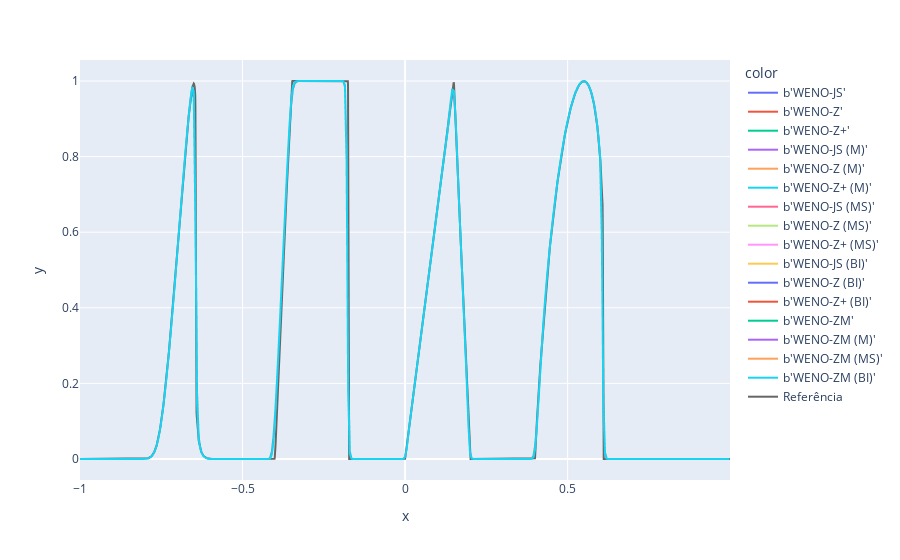

The cell this chart's notebook holds for it:
### Code cell
fig = ply_exp.line(
    data_frame = df    ,
    x          = x     ,
    y          = y     ,
    color      = label
)
fig.add_trace(
    ply_go.Scatter(
        x    = tf.range(-1, 1, Δx_ref, dtype=float_pres)         ,
        y    = f_test(tf.range(-1, 1, Δx_ref, dtype=float_pres)) , # u_ref, 
        mode = "lines"                                           ,
        line = ply_go.scatter.Line(color="#666666")              ,
        name = "Referência"
    )
)
fig.show()

### Figure 1 — Plotly figure (JSON) as saved in the notebook; plotly's stock layout.template omitted (floating-point values rounded to 4 significant figures; data arrays with more than 128 entries replaced by an {"elided": "..."} marker saying what was removed)
{"data": [{"hovertemplate": "color=b'WENO-JS'<br>x=%{x}<br>y=%{y}<extra></extra>", "legendgroup": "b'WENO-JS'", "line": {"color": "#636efa", "dash": "solid"}, "marker": {"symbol": "circle"}, "mode": "lines", "name": "b'WENO-JS'", "showlegend": true, "type": "scattergl", "x": {"elided": "400 float values"}, "xaxis": "x", "y": {"elided": "400 float values"}, "yaxis": "y"}, {"hovertemplate": "color=b'WENO-Z'<br>x=%{x}<br>y=%{y}<extra></extra>", "legendgroup": "b'WENO-Z'", "line": {"color": "#EF553B", "dash": "solid"}, "marker": {"symbol": "circle"}, "mode": "lines", "name": "b'WENO-Z'", "showlegend": true, "type": "scattergl", "x": {"elided": "400 float values"}, "xaxis": "x", "y": {"elided": "400 float values"}, "yaxis": "y"}, {"hovertemplate": "color=b'WENO-Z+'<br>x=%{x}<br>y=%{y}<extra></extra>", "legendgroup": "b'WENO-Z+'", "line": {"color": "#00cc96", "dash": "solid"}, "marker": {"symbol": "circle"}, "mode": "lines", "name": "b'WENO-Z+'", "showlegend": true, "type": "scattergl", "x": {"elided": "400 float values"}, "xaxis": "x", "y": {"elided": "400 float values"}, "yaxis": "y"}, {"hovertemplate": "color=b'WENO-JS (M)'<br>x=%{x}<br>y=%{y}<extra></extra>", "legendgroup": "b'WENO-JS (M)'", "line": {"color": "#ab63fa", "dash": "solid"}, "marker": {"symbol": "circle"}, "mode": "lines", "name": "b'WENO-JS (M)'", "showlegend": true, "type": "scattergl", "x": {"elided": "400 float values"}, "xaxis": "x", "y": {"elided": "400 float values"}, "yaxis": "y"}, {"hovertemplate": "color=b'WENO-Z (M)'<br>x=%{x}<br>y=%{y}<extra></extra>", "legendgroup": "b'WENO-Z (M)'", "line": {"color": "#FFA15A", "dash": "solid"}, "marker": {"symbol": "circle"}, "mode": "lines", "name": "b'WENO-Z (M)'", "showlegend": true, "type": "scattergl", "x": {"elided": "400 float values"}, "xaxis": "x", "y": {"elided": "400 float values"}, "yaxis": "y"}, {"hovertemplate": "color=b'WENO-Z+ (M)'<br>x=%{x}<br>y=%{y}<extra></extra>", "legendgroup": "b'WENO-Z+ (M)'", "line": {"color": "#19d3f3", "dash": "solid"}, "marker": {"symbol": "circle"}, "mode": "lines", "name": "b'WENO-Z+ (M)'", "showlegend": true, "type": "scattergl", "x": {"elided": "400 float values"}, "xaxis": "x", "y": {"elided": "400 float values"}, "yaxis": "y"}, {"hovertemplate": "color=b'WENO-JS (MS)'<br>x=%{x}<br>y=%{y}<extra></extra>", "legendgroup": "b'WENO-JS (MS)'", "line": {"color": "#FF6692", "dash": "solid"}, "marker": {"symbol": "circle"}, "mode": "lines", "name": "b'WENO-JS (MS)'", "showlegend": true, "type": "scattergl", "x": {"elided": "400 float values"}, "xaxis": "x", "y": {"elided": "400 float values"}, "yaxis": "y"}, {"hovertemplate": "color=b'WENO-Z (MS)'<br>x=%{x}<br>y=%{y}<extra></extra>", "legendgroup": "b'WENO-Z (MS)'", "line": {"color": "#B6E880", "dash": "solid"}, "marker": {"symbol": "circle"}, "mode": "lines", "name": "b'WENO-Z (MS)'", "showlegend": true, "type": "scattergl", "x": {"elided": "400 float values"}, "xaxis": "x", "y": {"elided": "400 float values"}, "yaxis": "y"}, {"hovertemplate": "color=b'WENO-Z+ (MS)'<br>x=%{x}<br>y=%{y}<extra></extra>", "legendgroup": "b'WENO-Z+ (MS)'", "line": {"color": "#FF97FF", "dash": "solid"}, "marker": {"symbol": "circle"}, "mode": "lines", "name": "b'WENO-Z+ (MS)'", "showlegend": true, "type": "scattergl", "x": {"elided": "400 float values"}, "xaxis": "x", "y": {"elided": "400 float values"}, "yaxis": "y"}, {"hovertemplate": "color=b'WENO-JS (BI)'<br>x=%{x}<br>y=%{y}<extra></extra>", "legendgroup": "b'WENO-JS (BI)'", "line": {"color": "#FECB52", "dash": "solid"}, "marker": {"symbol": "circle"}, "mode": "lines", "name": "b'WENO-JS (BI)'", "showlegend": true, "type": "scattergl", "x": {"elided": "400 float values"}, "xaxis": "x", "y": {"elided": "400 float values"}, "yaxis": "y"}, {"hovertemplate": "color=b'WENO-Z (BI)'<br>x=%{x}<br>y=%{y}<extra></extra>", "legendgroup": "b'WENO-Z (BI)'", "line": {"color": "#636efa", "dash": "solid"}, "marker": {"symbol": "circle"}, "mode": "lines", "name": "b'WENO-Z (BI)'", "showlegend": true, "type": "scattergl", "x": {"elided": "400 float values"}, "xaxis": "x", "y": {"elided": "400 float values"}, "yaxis": "y"}, {"hovertemplate": "color=b'WENO-Z+ (BI)'<br>x=%{x}<br>y=%{y}<extra></extra>", "legendgroup": "b'WENO-Z+ (BI)'", "line": {"color": "#EF553B", "dash": "solid"}, "marker": {"symbol": "circle"}, "mode": "lines", "name": "b'WENO-Z+ (BI)'", "showlegend": true, "type": "scattergl", "x": {"elided": "400 float values"}, "xaxis": "x", "y": {"elided": "400 float values"}, "yaxis": "y"}, {"hovertemplate": "color=b'WENO-ZM'<br>x=%{x}<br>y=%{y}<extra></extra>", "legendgroup": "b'WENO-ZM'", "line": {"color": "#00cc96", "dash": "solid"}, "marker": {"symbol": "circle"}, "mode": "lines", "name": "b'WENO-ZM'", "showlegend": true, "type": "scattergl", "x": {"elided": "400 float values"}, "xaxis": "x", "y": {"elided": "400 float values"}, "yaxis": "y"}, {"hovertemplate": "color=b'WENO-ZM (M)'<br>x=%{x}<br>y=%{y}<extra></extra>", "legendgroup": "b'WENO-ZM (M)'", "line": {"color": "#ab63fa", "dash": "solid"}, "marker": {"symbol": "circle"}, "mode": "lines", "name": "b'WENO-ZM (M)'", "showlegend": true, "type": "scattergl", "x": {"elided": "400 float values"}, "xaxis": "x", "y": {"elided": "400 float values"}, "yaxis": "y"}, {"hovertemplate": "color=b'WENO-ZM (MS)'<br>x=%{x}<br>y=%{y}<extra></extra>", "legendgroup": "b'WENO-ZM (MS)'", "line": {"color": "#FFA15A", "dash": "solid"}, "marker": {"symbol": "circle"}, "mode": "lines", "name": "b'WENO-ZM (MS)'", "showlegend": true, "type": "scattergl", "x": {"elided": "400 float values"}, "xaxis": "x", "y": {"elided": "400 float values"}, "yaxis": "y"}, {"hovertemplate": "color=b'WENO-ZM (BI)'<br>x=%{x}<br>y=%{y}<extra></extra>", "legendgroup": "b'WENO-ZM (BI)'", "line": {"color": "#19d3f3", "dash": "solid"}, "marker": {"symbol": "circle"}, "mode": "lines", "name": "b'WENO-ZM (BI)'", "showlegend": true, "type": "scattergl", "x": {"elided": "400 float values"}, "xaxis": "x", "y": {"elided": "400 float values"}, "yaxis": "y"}, {"line": {"color": "#666666"}, "mode": "lines", "name": "Referência", "type": "scatter", "x": {"elided": "4000 float values"}, "y": {"elided": "4000 float values"}}], "layout": {"autosize": true, "legend": {"title": {"text": "color"}, "tracegroupgap": 0}, "margin": {"t": 60}, "xaxis": {"anchor": "y", "autorange": true, "domain": [0, 1], "range": [-1, 0.9995], "title": {"text": "x"}, "type": "linear"}, "yaxis": {"anchor": "x", "autorange": true, "domain": [0, 1], "range": [-0.05556, 1.056], "title": {"text": "y"}, "type": "linear"}}}
